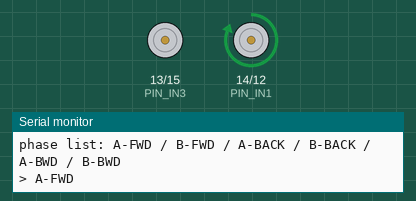
Simulated run of this program. Board: ESP8266 (Wemos D1 mini). Shown: motor-driver pin pairs drawn as motors (green arrow = first pin HIGH = forward, orange = second pin HIGH = backward, longer = more drive), the last lines printed to the serial monitor.

Above: at 0.8 s.
At 2.4 s:
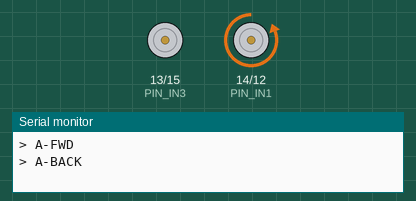
At 4.6 s:
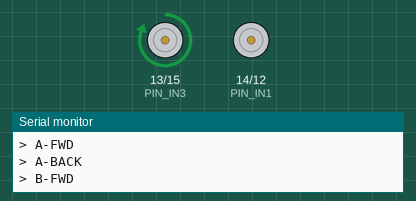
At 6.2 s:
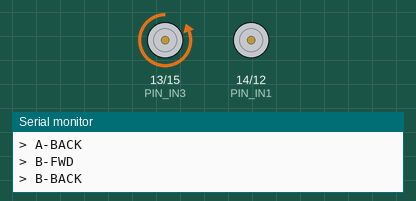
Timing chart, 0 to 9.9 s (numbered marks = the images above):
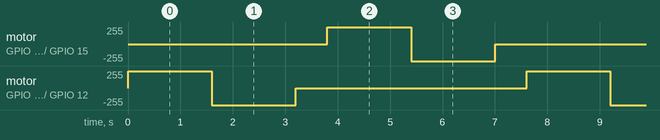

Measured:
- by itself, motor on GPIO 13 (PIN_IN3) / GPIO 15 (PIN_IN4), motor on GPIO 14 (PIN_IN1) / GPIO 12 (PIN_IN2): repeats every 7.6 s: backward 255/255 1.6 s, stopped 4.4 s, forward 255/255 1.6 s

The program:

main.cpp
```cpp
#include <Arduino.h>

// Motor channel sweep test. Same L298N pins as the tank sketch.
// Watches: which motor moves, and in which direction, per phase.

#define PIN_IN1 14
#define PIN_IN2 12
#define PIN_IN3 13
#define PIN_IN4 15

#define ON 1.6f
#define OFF 0.6f

static void setA(int a, int b) { digitalWrite(PIN_IN1, a); digitalWrite(PIN_IN2, b); }
static void setB(int a, int b) { digitalWrite(PIN_IN3, a); digitalWrite(PIN_IN4, b); }
static void allLow() { setA(LOW, LOW); setB(LOW, LOW); }

void setup() {
  Serial.begin(115200);
  for (int p : { PIN_IN1, PIN_IN2, PIN_IN3, PIN_IN4 }) { pinMode(p, OUTPUT); digitalWrite(p, LOW); }
  Serial.println("=== motor sweep ===");
  Serial.println("phase list: A-FWD / B-FWD / A-BACK / B-BACK / A-BWD / B-BWD");
}

void loop() {
  Serial.println("> A-FWD"); setA(HIGH, LOW);           delay((int)(ON * 1000)); allLow();
  Serial.println("> A-BACK"); setA(LOW, HIGH);          delay((int)(ON * 1000)); allLow();
  delay((int)(OFF * 1000));
  Serial.println("> B-FWD"); setB(HIGH, LOW);           delay((int)(ON * 1000)); allLow();
  Serial.println("> B-BACK"); setB(LOW, HIGH);          delay((int)(ON * 1000)); allLow();
  delay((int)(OFF * 1000));
}
```
